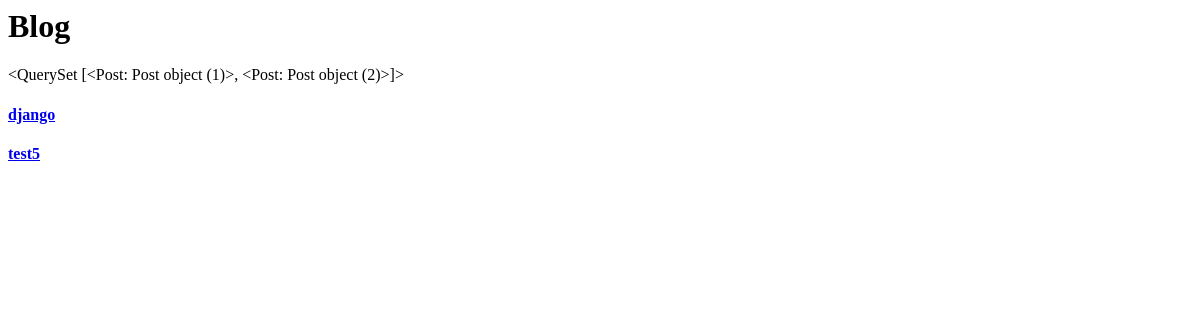
/blog/, run on an earlier commit of the app's database.
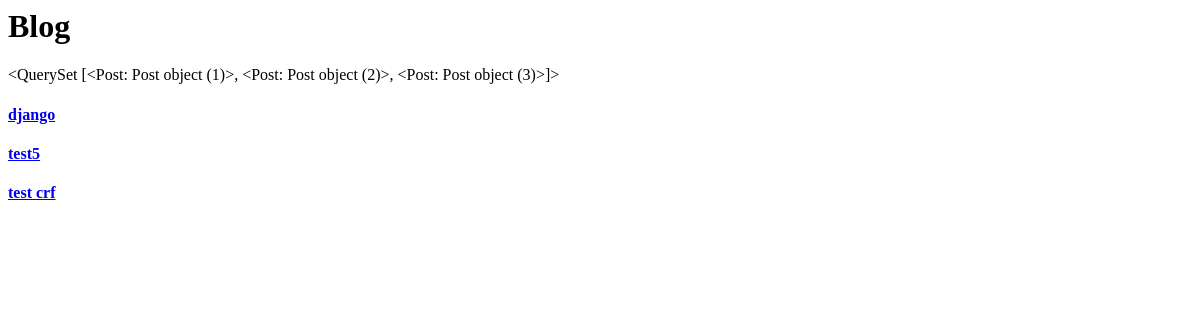
And on a later commit of the database.
### posts/models.py (models this page shows)
class Post(models.Model):
    author = models.ForeignKey(User,related_name='post_author' , on_delete=models.SET_NULL,null=True)
    title = models.CharField(max_length=150)
    content = models.TextField(max_length=30000)
    image = models.ImageField(upload_to='posts')
    publish_date = models.DateTimeField(default=timezone.now)
    tags = TaggableManager()

### posts/views.py (the view)
# urls.py: path('blog/', post_list),
def post_list(request):
    data = Post.objects.all()
    return render(request,'all_posts.html',{'posts':data})

### posts/templates/all_posts.html (shortened to what this page needs)
<h1> Blog </h1>
{{posts}}
{% for post in posts %}
    <h4> <a href="/blog/{{post.id}}">
        {{post.title}}
    </a> </h4>
    {% endfor %}

What changed in the data, as far as the page shows it:
computed for Post "django": id "<QuerySet [<Post: Post object (1)>, <Post: Post object (2)>]>" → "<QuerySet [<Post: Post object (1)>, <Post: Post object (2)>, <Post: Post object (3)>]>"
added Post: title "test crf"
